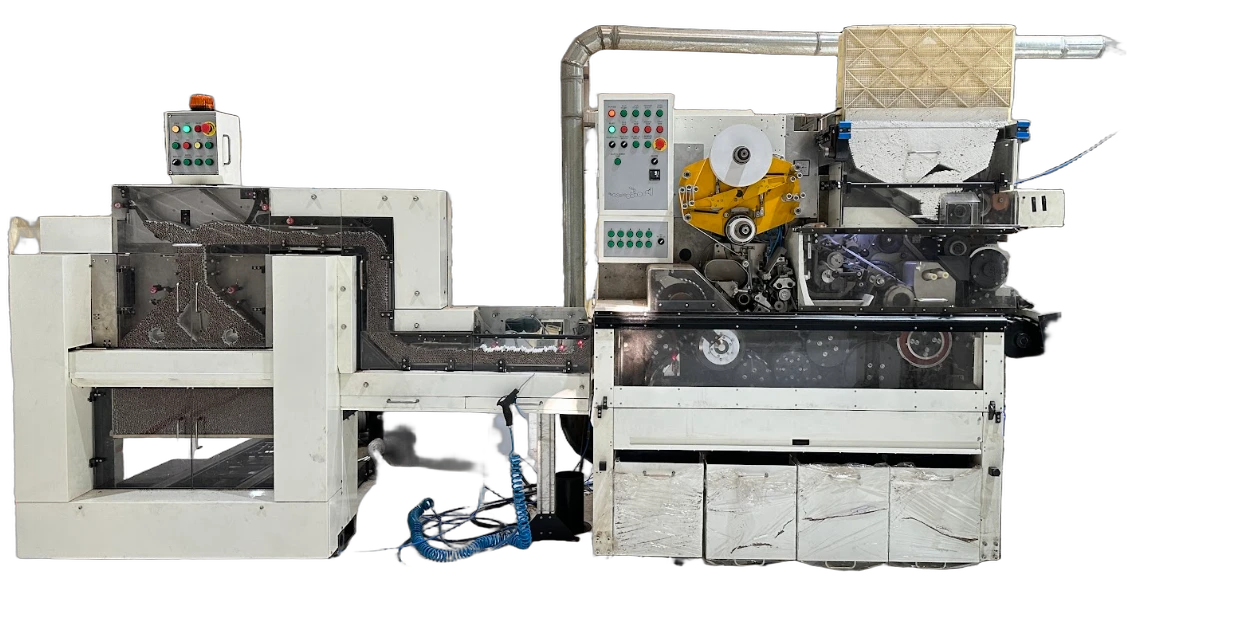
#> input picture mark9-reel/bcut1.png, 1259 x 636 px
$ python render.py bcut1.png out.png
#> lines starting #> are read from the running program, lines starting #| are printed output that depends on the picture; after the words box and inside, x2 and y2 are one past the last pixel; in counts of white or black regions, pixels touching at a corner belong together
"""Mark 9 cinematic reveal — 1080x1920, 30 fps, 15 s.
Built only from real pixels of the reference photo (cutout bcut1.png)."""
import sys, subprocess, math
import numpy as np
from PIL import Image, ImageDraw, ImageFilter, ImageFont
from scipy.ndimage import gaussian_filter

W, H, FPS, DUR = 1080, 1920, 30, 15.0
NF = int(FPS * DUR)
FONT = "/usr/share/fonts/opentype/inter/"

# ---------------------------------------------------------------- source prep
src = Image.open("bcut1.png").convert("RGBA")
#> src is the input picture: PIL image 1259x636 RGBA; mean R, G, B, A 71.7, 71.2, 67.7, 127.5
a = np.array(src).astype(np.float32)
a[420:, 368:526, 3] = 0          # floor air-hose coil + floor smudge
a[:252, :38, 3] = 0              # wall object at far left
a[:, 1125:, 3] = 0
a[..., 3] = np.where(a[..., 3] < 12, 0, a[..., 3])
SRC = a                            # HxWx4 float
SH, SW = SRC.shape[:2]
#> SH = 636; SW = 1259
BASE_Y = 565                       # machine feet in source
ys, xs = np.nonzero(SRC[..., 3] > 30)
BX0, BX1 = xs.min(), xs.max()
#> BX0 = 8; BX1 = 1121
MCX = (BX0 + BX1) / 2
#> MCX = 564.5

# parts: name, rects, dx, dy, scale  (offsets in source px at full explode)
PARTS = [
    ("duct",        [(550, 18, 834, 64), (555, 64, 600, 300)], 0, -440, 1.00),
    ("hopper",      [(834, 18, 1012, 216), (1012, 18, 1125, 64)], 0, -335, 1.03),
    ("beacon_box",  [(155, 86, 245, 186)],                 0, -330, 1.00),
    ("bobbin",      [(678, 118, 806, 247)],               10, -250, 1.10),
    ("ctrl_panel",  [(596, 90, 676, 264)],               -45, -190, 1.05),
    ("feeder_hood", [(112, 184, 400, 252)],                0, -200, 1.02),
    ("feeder_win",  [(88, 252, 276, 348)],                 0, -95, 1.08),
    ("guard",       [(596, 314, 1006, 393)],               0, 70, 1.07),
    ("feeder_door", [(92, 384, 278, 493)],                 0, 120, 1.06),
    ("cabinets",    [(602, 457, 1002, 566)],               0, 150, 1.02),
]
PAD_T, PAD_B, PAD_X = 520, 330, 90
CW, CH = SW + 2 * PAD_X, SH + PAD_T + PAD_B
#> CW = 1439; CH = 1486

core = SRC.copy()
part_imgs = []
taken = np.zeros((SH, SW), bool)
for name, rects, dx, dy, sc in PARTS:
    m = np.zeros((SH, SW), bool)
    for (x0, y0, x1, y1) in rects:
        m[y0:y1, x0:x1] = True
    m &= ~taken
    taken |= m
    img = np.zeros_like(SRC)
    img[m] = SRC[m]
    yy, xx = np.nonzero(m & (SRC[..., 3] > 0))
    bb = (xx.min(), yy.min(), xx.max() + 1, yy.max() + 1)
    crop = Image.fromarray(img[bb[1]:bb[3], bb[0]:bb[2]].astype(np.uint8), "RGBA")
    if sc != 1:
        crop = crop.resize((round(crop.width * sc), round(crop.height * sc)), Image.LANCZOS)
    part_imgs.append((crop, ((bb[0] + bb[2]) / 2, (bb[1] + bb[3]) / 2), dx, dy))
#> this loop made 10 passes
#> bb on passes 1 to 10: (560, 25, 834, 300), (834, 23, 1125, 216), (155, 93, 245, 186), (678, 118, 806, 247), (600, 93, 676, 264), (112, 184, 400, 252), (88, 252, 276, 348), (596, 314, 1006, 393), (92, 384, 278, 493), (602, 457, 1002, 566)
#> pass 1, `crop = Image.fromarray(img[bb[1]:bb[3], bb[0]:bb[2]].astype(np.uint8),..`:
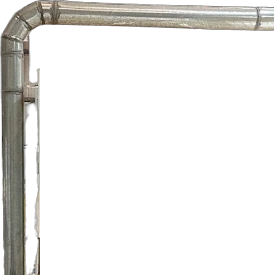
#> crop: PIL image 274x275 RGBA; mean R, G, B, A 24.7, 24, 22, 43; transparent parts drawn white
#> pass 2, `crop = crop.resize((round(crop.width * sc), round(crop.height * sc)), ..`:
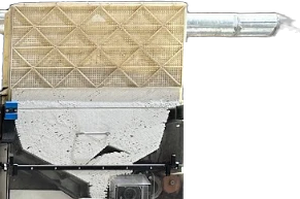
#> crop: PIL image 300x199 RGBA; mean R, G, B, A 110.6, 106.6, 96.5, 163.1; transparent parts drawn white
#> pass 3, `crop = Image.fromarray(img[bb[1]:bb[3], bb[0]:bb[2]].astype(np.uint8),..`:
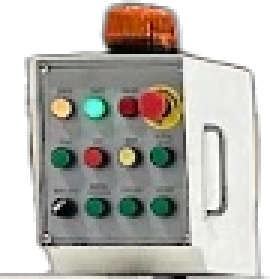
#> crop: PIL image 90x93 RGBA (shown 3 times larger); mean R, G, B, A 111.8, 108.7, 102.6, 179; transparent parts drawn white
#> after the loop:
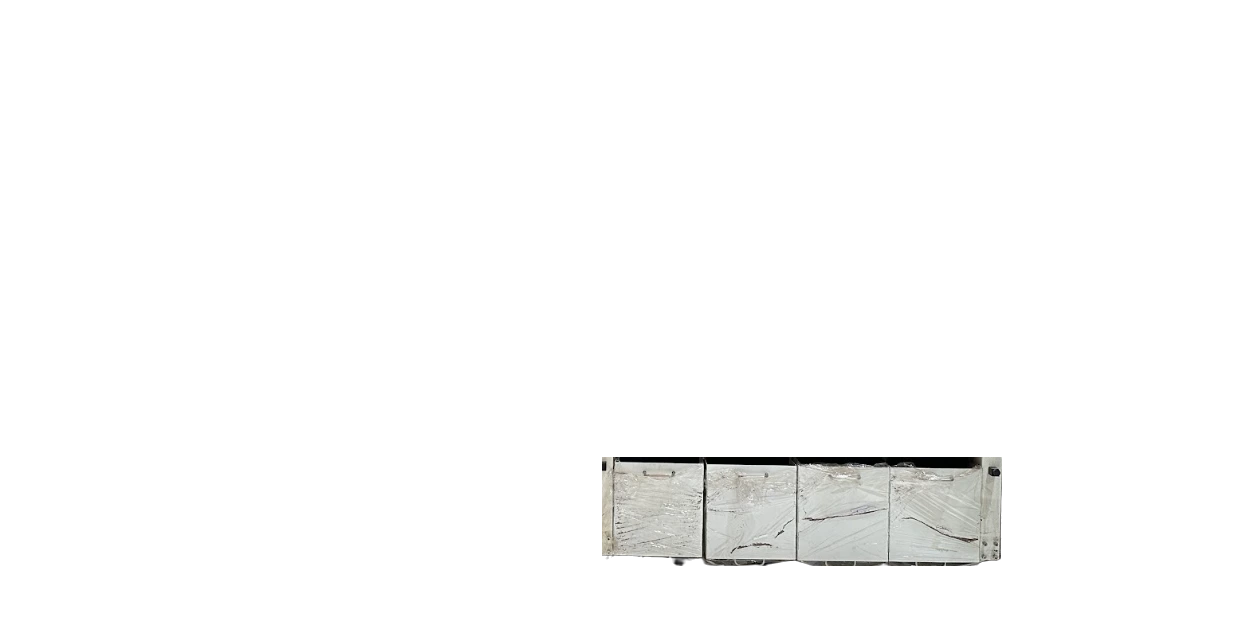
#> img: shape (636, 1259, 4) float32; mean R, G, B, A 9.3, 9.4, 9.1, 13.4; transparent parts drawn white
#> after the loop:
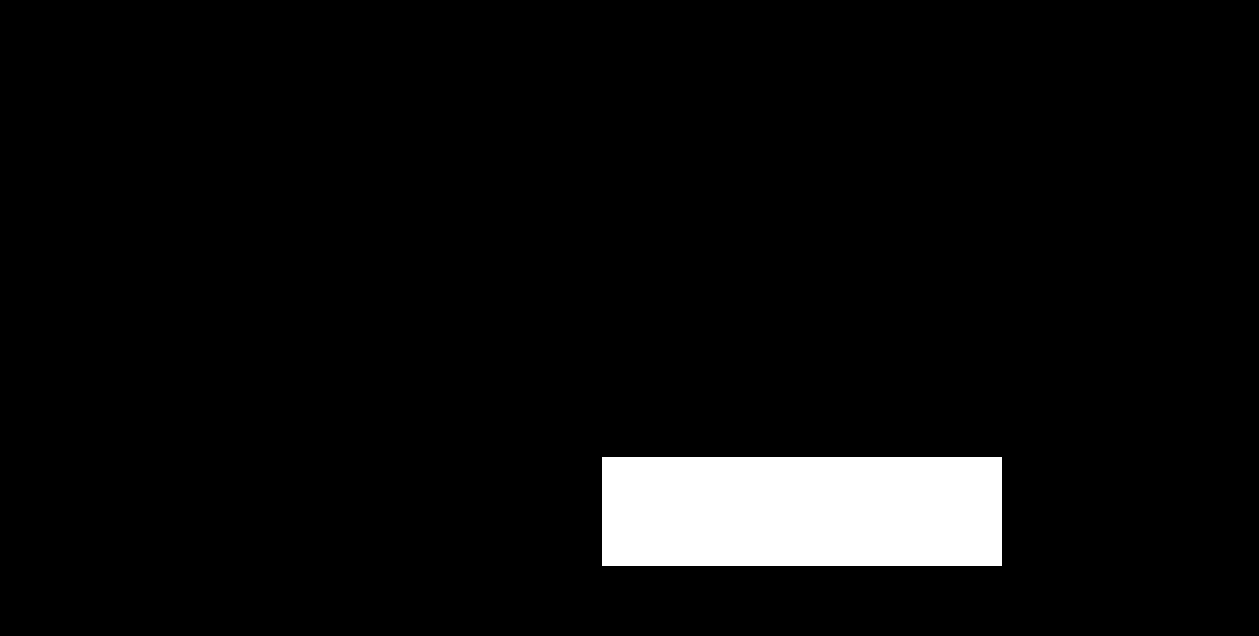
#> m: shape (636, 1259) bool; 5.4% white; 1 white region, box (x1, y1, x2, y2) and area: (602, 457, 1002, 566) 43600
#> after the loop:
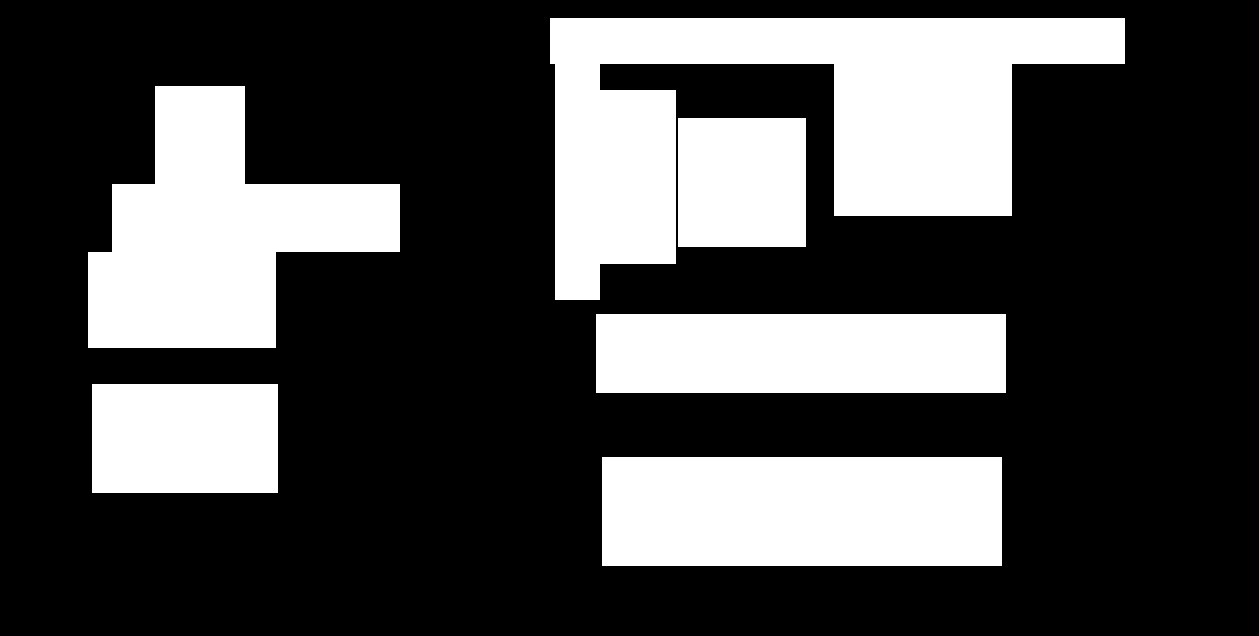
#> taken: shape (636, 1259) bool; 29.5% white; 6 white regions, box (x1, y1, x2, y2) and area: (550, 18, 1125, 300) 77350, (88, 86, 400, 348) 46452, (602, 457, 1002, 566) 43600, (596, 314, 1006, 393) 32390, (92, 384, 278, 493) 20274, (678, 118, 806, 247) 16512
#> after the loop, part_imgs = 10 items
# parts mounted on top leave empty space; cover panels reveal a plain dark back plate
EXTERNAL = {"duct", "hopper", "beacon_box"}
for (name, rects, *_), in zip(PARTS):
    m = np.zeros((SH, SW), bool)
    for (x0, y0, x1, y1) in rects:
        m[y0:y1, x0:x1] = True
    m &= taken
    if name in EXTERNAL:
        core[m, 3] = 0
    else:
        n = np.random.default_rng(1).normal(0, 1.5, (m.sum(), 1))
        core[m, :3] = np.array([16, 17, 20]) + n
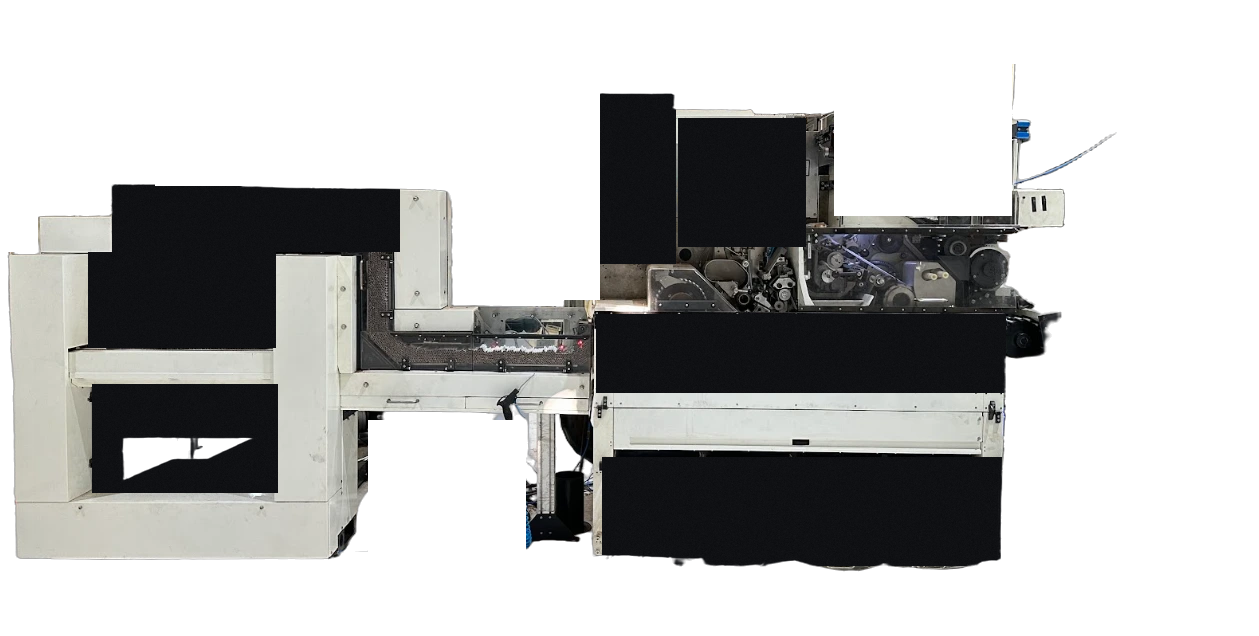
#> core: shape (636, 1259, 4) float32; mean R, G, B, A 50.1, 50.1, 48.6, 108.1; transparent parts drawn white
core[..., 3] = gaussian_filter(core[..., 3], 0.6)
core_img = Image.fromarray(core.astype(np.uint8), "RGBA")
full_img = Image.fromarray(SRC.astype(np.uint8), "RGBA")

# ---------------------------------------------------------------- helpers
def clamp(x, a=0.0, b=1.0): return max(a, min(b, x))
def seg(t, t0, t1): return clamp((t - t0) / (t1 - t0))
def ease(x): return x * x * (3 - 2 * x)
def eio(x): return 4 * x ** 3 if x < .5 else 1 - (-2 * x + 2) ** 3 / 2
def eout(x): return 1 - (1 - x) ** 4
def lerp(a, b, x): return a + (b - a) * x

# [6 lines left out: function persp_coeffs, not called in this run]

# ---------------------------------------------------------------- timeline
TL_EXP = [(6.15 + 0.11 * i, 2.1) for i in range(len(PARTS))]
LOCK = 11.55

# [28 lines left out: functions explode_p, camera, not called in this run]

# ---------------------------------------------------------------- static layers
yy, xx = np.mgrid[0:H, 0:W].astype(np.float32)
# [9 lines left out: function background, not called in this run]
BG_CACHE = {}
# [5 lines left out: function bg_for, not called in this run]

grain_bank = [np.random.default_rng(i).normal(0, 2.2, (H, W, 1)).astype(np.float32) for i in range(6)]
vign = (1 - 0.35 * np.clip(np.sqrt(((xx - 540) / 760) ** 2 + ((yy - 960) / 1150) ** 2) - 0.45, 0, 1))[..., None]

def font(name, size): return ImageFont.truetype(FONT + name, size)
# [9 lines left out: function tracked, not called in this run]

F_HOOK = font("InterDisplay-Light.otf", 50)
F_MARK = font("InterDisplay-Bold.otf", 190)
F_SUB = font("InterDisplay-Medium.otf", 40)
F_TAG = font("Inter-Light.otf", 23)

# ---------------------------------------------------------------- frame
# [156 lines left out: functions machine_canvas, render, not called in this run]

if __name__ == "__main__":
    if sys.argv[1] == "stills":
        for ts in sys.argv[2:]:
            Image.fromarray(render(int(float(ts) * FPS))).save(f"still_{ts}.jpg", quality=90)
    else:
        out = sys.argv[2]
#> (the run stopped early here; a loop or call above may not have finished)
